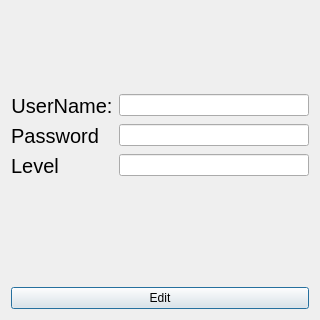
<?xml version="1.0" encoding="UTF-8"?>
<ui version="4.0">
 <class>Dialog</class>
 <widget class="QDialog" name="Dialog">
  <property name="geometry">
   <rect>
    <x>0</x>
    <y>0</y>
    <width>320</width>
    <height>320</height>
   </rect>
  </property>
  <property name="windowTitle">
   <string>Dialog</string>
  </property>
  <layout class="QVBoxLayout" name="verticalLayout_2">
   <item>
    <layout class="QVBoxLayout" name="verticalLayout">
     <item>
      <layout class="QFormLayout" name="formLayout">
       <property name="formAlignment">
        <set>Qt::AlignLeading|Qt::AlignLeft|Qt::AlignVCenter</set>
       </property>
       <item row="0" column="0">
        <widget class="QLabel" name="label_2">
         <property name="styleSheet">
          <string notr="true">colo:rgb(255, 49, 190);
font-size:15pt;
alignment: &quot;AlignHCenter&quot;</string>
         </property>
         <property name="text">
          <string>UserName:</string>
         </property>
         <property name="alignment">
          <set>Qt::AlignCenter</set>
         </property>
        </widget>
       </item>
       <item row="0" column="1">
        <widget class="QLineEdit" name="UserE"/>
       </item>
       <item row="1" column="0">
        <widget class="QLabel" name="label_3">
         <property name="styleSheet">
          <string notr="true">colo:rgb(255, 49, 190);
font-size:15pt;
alignment: &quot;AlignHCenter&quot;</string>
         </property>
         <property name="text">
          <string>Password</string>
         </property>
         <property name="alignment">
          <set>Qt::AlignCenter</set>
         </property>
        </widget>
       </item>
       <item row="1" column="1">
        <widget class="QLineEdit" name="PassE"/>
       </item>
       <item row="2" column="0">
        <widget class="QLabel" name="label_4">
         <property name="styleSheet">
          <string notr="true">colo:rgb(255, 49, 190);
font-size:15pt;
alignment: &quot;AlignHCenter&quot;</string>
         </property>
         <property name="text">
          <string>Level</string>
         </property>
         <property name="alignment">
          <set>Qt::AlignCenter</set>
         </property>
        </widget>
       </item>
       <item row="2" column="1">
        <widget class="QLineEdit" name="LevelE"/>
       </item>
      </layout>
     </item>
     <item>
      <widget class="QLabel" name="label">
       <property name="maximumSize">
        <size>
         <width>300</width>
         <height>15</height>
        </size>
       </property>
       <property name="styleSheet">
        <string notr="true">color: rgb(255, 0, 0);</string>
       </property>
       <property name="text">
        <string/>
       </property>
      </widget>
     </item>
     <item>
      <widget class="QPushButton" name="EditP">
       <property name="text">
        <string>Edit</string>
       </property>
      </widget>
     </item>
    </layout>
   </item>
  </layout>
 </widget>
 <resources/>
 <connections/>
</ui>
